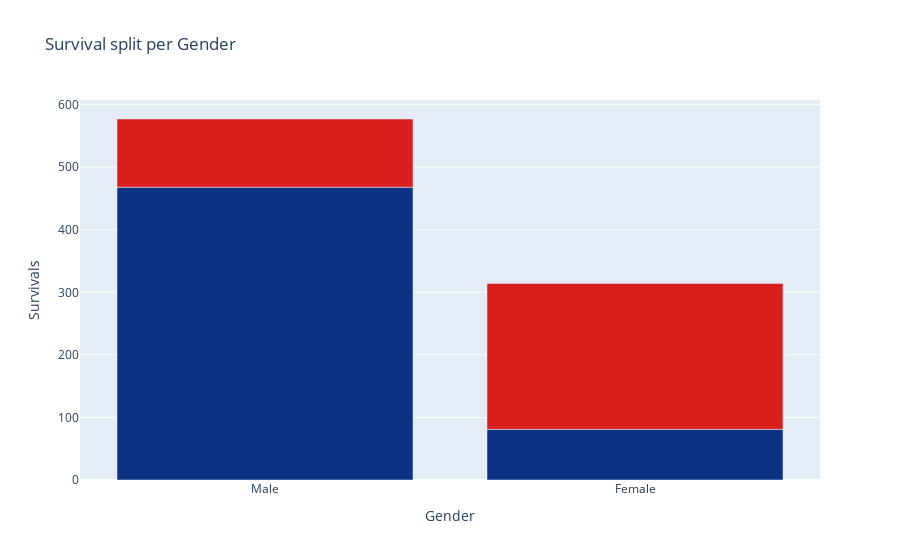

This figure's notebook cell:
### Code cell
# Create the stacked bar chart
fig = px.bar(gendersurvival, 
             x="Sex_binary", 
             y="Name", 
             color="Survived", 
             barmode="stack",
             title="Survival split per Gender",
             color_continuous_scale='portland')

# Update the axis labels
fig.update_layout(xaxis_title="Gender", yaxis_title="Survivals",coloraxis_showscale=False)

fig.update_layout(xaxis=dict(tickmode="array", tickvals=[0, 1], ticktext=["Male", "Female"]))

# Show the plot
fig.show()

### Figure 1 — Plotly figure (JSON) as saved in the notebook; plotly's stock layout.template omitted (floating-point values rounded to 4 significant figures)
{"data": [{"alignmentgroup": "True", "hovertemplate": "Sex_binary=%{x}<br>Name=%{y}<br>Survived=%{marker.color}<extra></extra>", "legendgroup": "", "marker": {"color": [0, 1, 0, 1], "coloraxis": "coloraxis", "pattern": {"shape": ""}}, "name": "", "offsetgroup": "", "orientation": "v", "showlegend": false, "textposition": "auto", "type": "bar", "x": [0, 0, 1, 1], "xaxis": "x", "y": [468, 109, 81, 233], "yaxis": "y"}], "layout": {"barmode": "stack", "coloraxis": {"colorbar": {"title": {"text": "Survived"}}, "colorscale": [[0, "rgb(12,51,131)"], [0.25, "rgb(10,136,186)"], [0.5, "rgb(242,211,56)"], [0.75, "rgb(242,143,56)"], [1, "rgb(217,30,30)"]], "showscale": false}, "legend": {"tracegroupgap": 0}, "title": {"text": "Survival split per Gender"}, "xaxis": {"anchor": "y", "domain": [0, 1], "tickmode": "array", "ticktext": ["Male", "Female"], "tickvals": [0, 1], "title": {"text": "Gender"}}, "yaxis": {"anchor": "x", "domain": [0, 1], "title": {"text": "Survivals"}}}}
